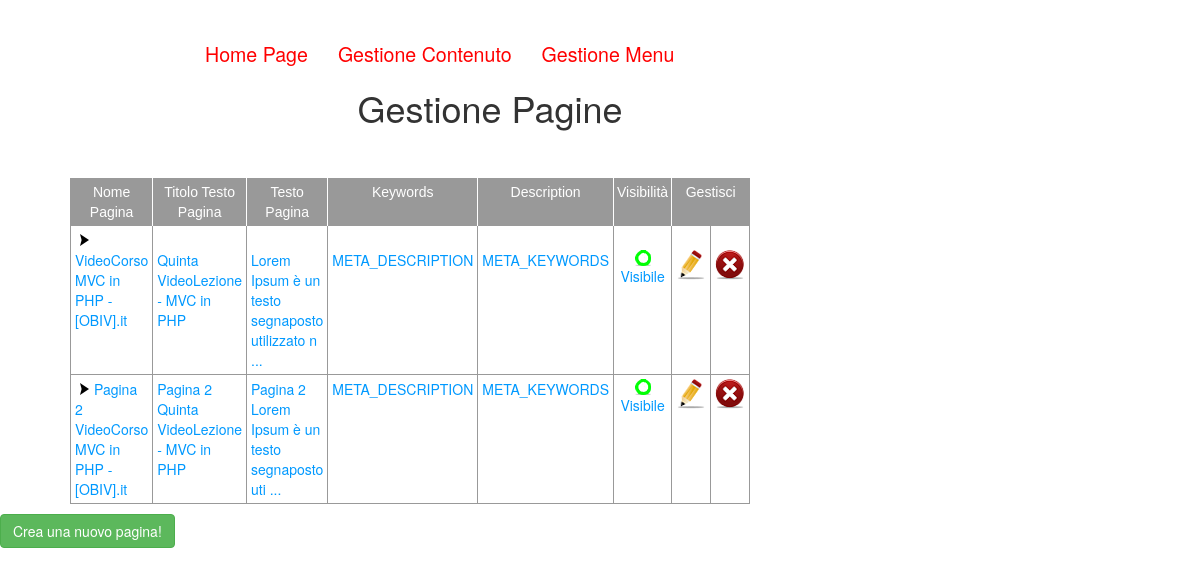
Page /admin.php?content on the committed database.
### tables this page shows
CREATE TABLE IF NOT EXISTS `mvc_page` (
  `page_id` int(2) NOT NULL,
  `page_keywords` varchar(255) NOT NULL,
  `page_description` varchar(255) NOT NULL,
  `page_title` varchar(255) NOT NULL,
  `page_titleText` varchar(255) NOT NULL,
  `page_text` text NOT NULL,
  `active` enum('0','1') NOT NULL DEFAULT '1'
);

### libraries/Database_Driver/Mysqlimproved_Driver.php (called while the page is built, shortened)
<?php
class Mysqlimproved_Driver {
	private $query;
	private $mysqli;
	private $result;
	public function __construct(){
		$host = 'localhost';
		$user = 'root';
		$password = '';
		$database = 'mvc';
		$charset = 'utf8';
	}
	public function connect($host, $user, $password, $database, $charset, $port = null, $socket = null){
		$this->mysqli = new mysqli($host, $user, $password, $database, $port, $socket);
		if(mysqli_connect_error()){
			exit('Impossibile connettersi al DataBase'.$mysqli_connect_error);
		} else {
			$this->mysqli->set_charset($charset);
		}
		return true;
	}
	public function prepare($query){
		$this->query = $query;
		return true;
	}
	public function query(){
		if(isset($this->query)){
			$this->result = $this->mysqli->query($this->query);
		}
	}
	public function fetch($type = 'object'){
		switch($type){
			case 'all_assoc':
				while($res = $this->result->fetch_assoc()){
					$row[] = $res;
				}
				break;
		}
		return $row;
	}
}
?>

### controllers/controller_content.php (called while the page is built, shortened)
<?php
require_once ROOT.DS."modules".DS."module_content.php";
class ConContent extends ModContent {
    function takeContent($view_param, $page_id = null){
            $result = $this->select($view_param, $page_id);
            return $result;
    }
    function __construct(){
        $action = (isset($_GET['action'])) ? $_GET['action'] : null ;
    }
}
?>

### modules/module_content.php (called while the page is built, shortened)
<?php
require_once ROOT.DS."libraries".DS."Database_Driver".DS."Mysqlimproved_Driver.php";
class ModContent {
	private $dbTable;
	private $mysqli = null;
	function __construct(){
            $this->mysqli = new Mysqlimproved_Driver();
            $this->dbTable = 'mvc_page';
	}
	function select($view_param, $page_id){
		switch($view_param){
			case('backend'):
				$this->mysqli->prepare("SELECT * FROM {$this->dbTable} ORDER BY page_id ASC");
				$this->mysqli->query();
				return $this->mysqli->fetch('all_assoc');
			break;
		}
	}
}
?>

### views/backend/view_adm_content.php (the view, shortened to what this page needs)
<span class="clearfix"></span>
<h1>Gestione Pagine</h1>
<table id="TableGestione">
<tr>
	<th class="firstTableItem">Nome Pagina</th>
	<th>Titolo Testo Pagina</th>
	<th>Testo Pagina</th>
	<th>Keywords</th>
	<th>Description</th>
	<th>Visibilità</th>
	<th colspan="2">Gestisci</th>
</tr>
<?php
	require_once ROOT.DS."controllers".DS."controller_content.php";
	$ConContentObj = new ConContent();
	$aux = $ConContentObj->takeContent($param);
	$pageNum = count($aux);
	$liContent = '';
	for($i=0;$i!=$pageNum;$i++){
		$id = $aux[$i]['page_id'];
		$meta_key = $aux[$i]['page_keywords'];
		$meta_desc = $aux[$i]['page_description'];
		$page_name = $aux[$i]['page_title'];
		$page_title_text = $aux[$i]['page_titleText'];
		$page_text = substr($aux[$i]['page_text'], 0, 47).' ...';
		if($aux[$i]['active'] == 1){
			$classVisible = 'TableGestioneVisibleYes';
			$textVisible = 'Visibile';
			$linkVisible = '?content&action=visibleNo';
		} else {
			$classVisible =  'TableGestioneVisibleNo';
			$textVisible = 'Non Visibile';
			$linkVisible = '?content&action=visibleYes';
		}
		$liContent .= '
		<tr>
			<td><a href="?content&action=edit&id='.$id.'" title="Modifica pagina: '.$page_name.'"><span class="TableGestioneRightArrow">arr</span>'.$page_name.'</a></td>
			<td>'.$page_title_text.'</td>
			<td>'.$page_text.'</td>
			<td>'.$meta_desc.'</td>
			<td>'.$meta_key.'</td>
			<td class="TableGestioneAlignCenter"><a href="'.$linkVisible.'&id='.$id.'" title="Visibile/Non Visibile"><span class="'.$classVisible.'">arr</span>'.$textVisible.'</a></td>
			<td><a href="?content&action=edit&id='.$id.'" class="TableGestioneEdit" title="Modifica Pagina: '.$page_name.'">ModI</a></td>
			<td><a href="?content&action=delete&id='.$id.'" class="TableGestioneDel" title="Elimina Pagina: '.$page_name.'" onclick="return confirm(\'Volete davvero eliminare la pagina?\')">DelI</a></td>
		</tr>';
}
?>
<?=$liContent;?>
</table>
<a href="?content&action=create" class="btn btn-success" title="Crea una nuovo pagina!">Crea una nuovo pagina!</a>

### admin.php (shortened to what this page needs)
<!DOCTYPE html>
<html>
<head>
<link rel="stylesheet" href="/public/css/reset.css" media="all">
<link rel="stylesheet" href="/public/css/admin.css" media="all">
<link rel="stylesheet" href="https://maxcdn.bootstrapcdn.com/bootstrap/3.2.0/css/bootstrap.min.css">
</head>
<body>
<nav id="homeNav">
	<ol>
		<li><a href="admin.php">Home Page</a></li>
		<li><a href="admin.php?content">Gestione Contenuto</a></li>
		<li><a href="admin.php?menu">Gestione Menu</a></li>
	</ol>
</nav>
<?php
$param = 'backend';
if(isset($_GET['menu'])){
	require_once ROOT.DS."views".DS."backend".DS."view_adm_menu.php";
} elseif(isset($_GET['content'])) {
	require_once ROOT.DS."views".DS."backend".DS."view_adm_content.php";
}
?>
</body>
</html>

### public/css/admin.css (style rules this page uses)
body { font-family: Calibri, sans-serif; font-size: 1.1em; color: #0e0e0e; width:980px; }
#homeNav { width:570px; margin:40px auto; font-size: 1.4em; }
#homeNav li { float:left; margin-right:30px; }
#homeNav a { color:#f00; font-weight:400; text-decoration:none; }
h1 { margin-top:30px;; text-align:center; color:#666; font-size:2.2em; }
#TableGestione { color:#0099ff; width:548px; margin:50px 70px 10px; border: 1px solid #999; }
#TableGestione a { color:#0099ff; text-decoration:none; }
#TableGestione th { color:#fff; font-family:Verdana,sans-serif; padding:3px; background-color:#999; border-left:1px solid #fff; }
.firstTableItem { border-left:1px solid #999 !important; }
#TableGestione tr ,#TableGestione td { border: 1px solid #999; }
#TableGestione td { padding:4px; }
.TableGestioneRightArrow { background-image: url("../img/arrow_right.gif"); background-repeat: no-repeat; display: block; float: left; height: 12px; margin:4px 5px; text-indent: -9999px; width: 9px; }
.TableGestioneAlignCenter, #TableGestione th { text-align:center; }
.TableGestioneVisibleYes { color:green; background-image: url("../img/icon_vis.gif"); background-repeat: no-repeat; display: block; margin:0 auto; height: 16px; text-indent: -9999px; width: 16px; }
.TableGestioneEdit { background-image: url("../img/icon_edit.gif"); background-repeat: no-repeat; display: block; margin:0 auto; height: 30px; text-indent: -9999px; width: 30px; }
.TableGestioneDel { background-image: url("../img/icon_delete.gif"); background-repeat: no-repeat; display: block; margin:0 auto; height: 30px; text-indent: -9999px; width: 30px; }
.clearfix:before, .clearfix:after { content: ""; display: table; }
.clearfix:after { clear: both; }
.clearfix { *zoom: 1; }

### rows in the picture
mvc_page: page_title "VideoCorso MVC in PHP -[OBIV].it", page_titleText "Quinta VideoLezione - MVC in PHP", page_text "Lorem Ipsum è un testo segnaposto utilizzato n ...", page_description "META_DESCRIPTION", page_keywords "META_KEYWORDS", active "Visibile"
mvc_page: page_title "Pagina 2 VideoCorso MVC in PHP -[OBIV].it", page_titleText "Pagina 2 Quinta VideoLezione - MVC in PHP", page_text "Pagina 2 Lorem Ipsum è un testo segnaposto uti ...", page_description "META_DESCRIPTION", page_keywords "META_KEYWORDS", active "Visibile"
